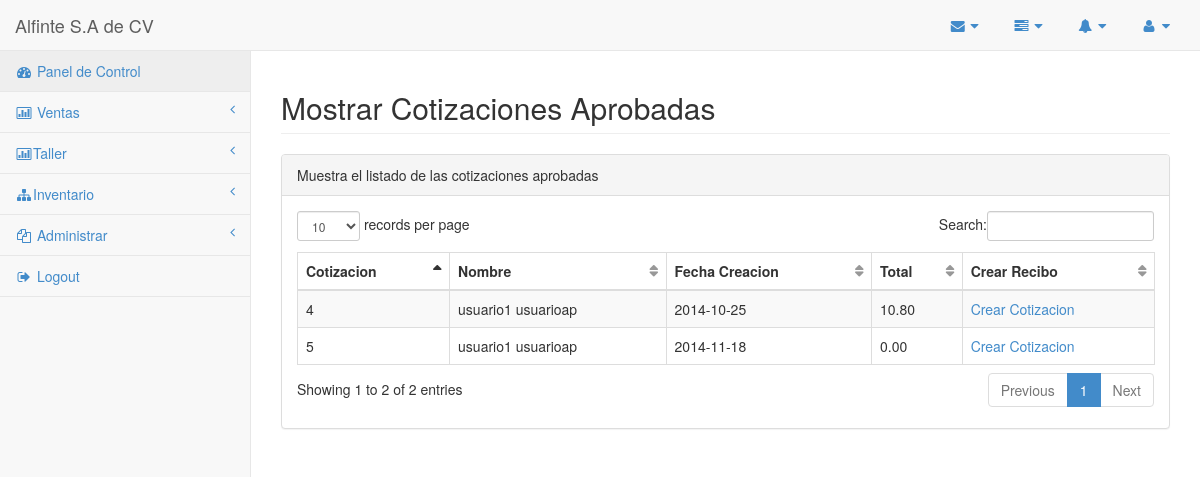
Screenshot of /ver_cotizaciones.php with the database file from the repository.
### tables this page shows
CREATE TABLE IF NOT EXISTS `cotizacion` (
  `id_cotizacion` int(11) NOT NULL,
  `resumen` text NOT NULL,
  `fecha_creacion` date NOT NULL,
  `monto_descuento` decimal(10,2) NOT NULL,
  `total` decimal(10,2) NOT NULL,
  `sub_total` decimal(10,2) NOT NULL,
  `porcentaje_anticipo` int(11) NOT NULL,
  `dia_validez` int(11) NOT NULL,
  `porcentaje_descuento` int(11) NOT NULL,
  `id_tiempo_entrega` int(11) NOT NULL,
  `id_cotizacion_estado` int(11) NOT NULL,
  `id_cita` int(11) NOT NULL,
  PRIMARY KEY (`id_cotizacion`)
);

### clases/cita.class.php (called while the page is built, shortened)
<?php
    class cita{
			public function ver_cotizaciones_aprobadas(){
        $query="Select cotizacion.id_cotizacion,
				cotizacion.fecha_creacion,
				concat(cita.nombre,' ',cita.apellido) as nombre,
				cotizacion.total
				from cotizacion,cita
				where cotizacion.id_cita=cita.id_cita
				and cita.id_estado=4";
        $rs=mysql_query($query);
        $array=array();
        while($fila=mysql_fetch_assoc($rs)){
          $array[]=$fila;
        }
             return $array;
        }
}
?>

### ver_cotizaciones.php (the view, shortened to what this page needs)
<?php
   if( true == false )  {
      header("Location: login.php");
   }  else  {
   $cit=new cita();
?>
<!DOCTYPE html>
<html lang="en">
<head>
    <link href="css/bootstrap.min.css" rel="stylesheet">
    <link href="css/plugins/metisMenu/metisMenu.min.css" rel="stylesheet">
    <link href="css/plugins/dataTables.bootstrap.css" rel="stylesheet">
    <link href="css/sb-admin-2.css" rel="stylesheet">
    <link href="font-awesome-4.1.0/css/font-awesome.min.css" rel="stylesheet" type="text/css">
</head>
<body>
    <div id="wrapper">
        <nav class="navbar navbar-default navbar-static-top" role="navigation" style="margin-bottom: 0">
            <div class="navbar-header">
                <a class="navbar-brand" href="index.html">Alfinte S.A de CV</a>
            </div>
            <ul class="nav navbar-top-links navbar-right">
                <li class="dropdown">
                    <a class="dropdown-toggle" data-toggle="dropdown" href="#">
                        <i class="fa fa-envelope fa-fw"></i>  <i class="fa fa-caret-down"></i>
                    </a>
                </li>
                <li class="dropdown">
                    <a class="dropdown-toggle" data-toggle="dropdown" href="#">
                        <i class="fa fa-tasks fa-fw"></i>  <i class="fa fa-caret-down"></i>
                    </a>
                </li>
                <li class="dropdown">
                    <a class="dropdown-toggle" data-toggle="dropdown" href="#">
                        <i class="fa fa-bell fa-fw"></i>  <i class="fa fa-caret-down"></i>
                    </a>
                </li>
                <li class="dropdown">
                    <a class="dropdown-toggle" data-toggle="dropdown" href="#">
                        <i class="fa fa-user fa-fw"></i>  <i class="fa fa-caret-down"></i>
                    </a>
                </li>
            </ul>
            <div class="navbar-default sidebar" role="navigation">
                <div class="sidebar-nav navbar-collapse">
                    <ul class="nav" id="side-menu">
                        <li>
                            <a class="active" href="index.php"><i class="fa fa-dashboard fa-fw"></i> Panel de Control</a>
                        </li>
                        <li>
                            <a href="index.php"><i class="fa fa-bar-chart-o fa-fw"></i> Ventas<span class="fa arrow"></span></a>
                        </li>
						<li>
                            <a href="index.php"><i class="fa fa-bar-chart-o fa-fw"></i>Taller<span class="fa arrow"></span></a>
                        </li>
                        <li>
                            <a href="index.php"><i class="fa fa-sitemap fa-fw"></i>Inventario<span class="fa arrow"></span></a>
                        </li>
                        <li>
                            <a href="index.php"><i class="fa fa-files-o fa-fw"></i> Administrar<span class="fa arrow"></span></a>
                        </li>
						 <li><a href="logout.php"><i class="fa fa-sign-out fa-fw"></i> Logout</a>
                        </li>
                    </ul>
                </div>
            </div>
		</nav>
        <div id="page-wrapper">
            <div class="row">
                <div class="col-lg-12">
                    <h2 class="page-header">Mostrar Cotizaciones Aprobadas</h2>
                </div>
            </div>
            <div class="row">
                <div class="col-lg-12">
                    <div class="panel panel-default">
                        <div class="panel-heading">
                            Muestra el listado de las cotizaciones aprobadas
                        </div>
                        <div class="panel-body">
                            <div class="table-responsive">
                                <table class="table table-striped table-bordered table-hover" id="dataTables-example">
                                    <thead>
                                        <tr>
                                            <th>Cotizacion</th>
											<th>Nombre</th>
											<th>Fecha Creacion</th>
                                            <th>Total</th>
											<th>Crear Recibo</th>
                                        </tr>
                                    </thead>
                                    <tbody>
									<?php
									$rcitas=$cit->ver_cotizaciones_aprobadas();
									foreach($rcitas as $ci){
									$i = $ci['id_cotizacion'];
									echo "
										<tr>
											<td><div id='id_cotizacion$i'>{$ci['id_cotizacion']}</div></td>
											<td>{$ci['nombre']}</td>
											<td>{$ci['fecha_creacion']}</td>
											<td>{$ci['total']}</td>
											<td><a href='recibo.php?id_cotizacion=$i'>Crear Cotizacion</a></td>
										</tr>";
									}
									?>
                                    </tbody>
                                </table>
                            </div>
                        </div>
                    </div>
                </div>
            </div>
        </div>
    </div>
</body>
</html>
<?php
};
?>

### css/sb-admin-2.css (style rules this page uses)
body { background-color: #f8f8f8; }
#wrapper { width: 100%; }
#page-wrapper { padding: 0 15px; min-height: 568px; background-color: #fff; }
@media (min-width:768px) { #page-wrapper { position: inherit; margin: 0 0 0 250px; padding: 0 30px; border-left: 1px solid #e7e7e7; } }
.navbar-top-links li { display: inline-block; }
.navbar-top-links li:last-child { margin-right: 15px; }
.navbar-top-links li a { padding: 15px; min-height: 50px; }
.sidebar .sidebar-nav.navbar-collapse { padding-right: 0; padding-left: 0; }
.sidebar ul li { border-bottom: 1px solid #e7e7e7; }
.sidebar ul li a.active { background-color: #eee; }
.sidebar .arrow { float: right; }
.sidebar .fa.arrow:before { content: "\f104"; }
@media (min-width:768px) { .sidebar { z-index: 1; position: absolute; width: 250px; margin-top: 51px; } }
table.dataTable thead .sorting, table.dataTable thead .sorting_asc, table.dataTable thead .sorting_desc, table.dataTable thead .sorting_asc_disabled, table.dataTable thead .sorting_desc_disabled { background: 0 0; }
table.dataTable thead .sorting_asc:after { content: "\f0de"; float: right; font-family: fontawesome; }
table.dataTable thead .sorting:after { content: "\f0dc"; float: right; font-family: fontawesome; color: rgba(50,50,50,.5); }

### rows the page displays
cotizacion: id_cotizacion "4", nombre "usuario1 usuarioap", fecha_creacion "2014-10-25", total "10.80"
cotizacion: id_cotizacion "5", nombre "usuario1 usuarioap", fecha_creacion "2014-11-18", total "0.00"
